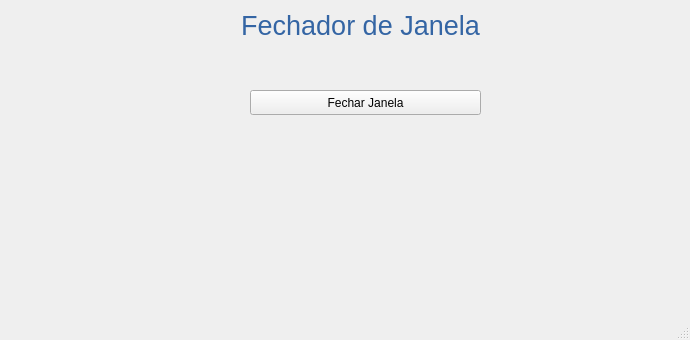
<?xml version="1.0" encoding="UTF-8"?>
<ui version="4.0">
 <class>MainWindow</class>
 <widget class="QMainWindow" name="MainWindow">
  <property name="geometry">
   <rect>
    <x>0</x>
    <y>0</y>
    <width>690</width>
    <height>340</height>
   </rect>
  </property>
  <property name="windowTitle">
   <string>Nome da minha janela</string>
  </property>
  <widget class="QWidget" name="centralwidget">
   <widget class="QLabel" name="label">
    <property name="geometry">
     <rect>
      <x>120</x>
      <y>0</y>
      <width>481</width>
      <height>91</height>
     </rect>
    </property>
    <property name="text">
     <string>&lt;html&gt;&lt;head/&gt;&lt;body&gt;&lt;p align=&quot;center&quot;&gt;&lt;span style=&quot; font-size:20pt; color:#3465a4;&quot;&gt;Fechador de Janela&lt;/span&gt;&lt;/p&gt;&lt;p align=&quot;center&quot;&gt;&lt;br/&gt;&lt;/p&gt;&lt;/body&gt;&lt;/html&gt;</string>
    </property>
   </widget>
   <widget class="QPushButton" name="pushButton">
    <property name="geometry">
     <rect>
      <x>250</x>
      <y>90</y>
      <width>231</width>
      <height>25</height>
     </rect>
    </property>
    <property name="text">
     <string>Fechar Janela</string>
    </property>
   </widget>
  </widget>
  <widget class="QMenuBar" name="menubar">
   <property name="geometry">
    <rect>
     <x>0</x>
     <y>0</y>
     <width>690</width>
     <height>22</height>
    </rect>
   </property>
  </widget>
  <widget class="QStatusBar" name="statusbar"/>
 </widget>
 <resources/>
 <connections/>
</ui>
